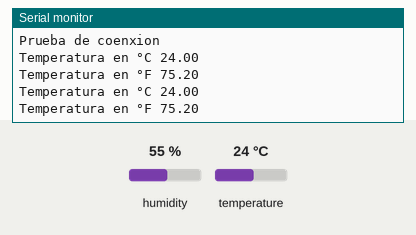
This sketch was run on a simulated Arduino Uno, built with avr-gcc and run on an emulated ATmega328P. On the bench: the last lines printed to the serial monitor. The test bench sets the inputs (shaded band); at power-on: temperature 24 °C, humidity 55 %.

Above: at 4.8 s.
4.9 s: temperature set to 12 °C
At 7.0 s:
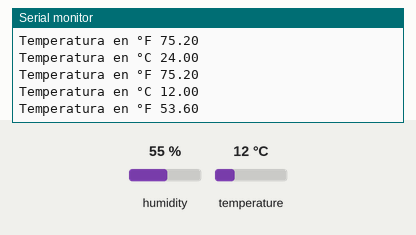
7.9 s: temperature set to 19 °C
At 9.4 s:
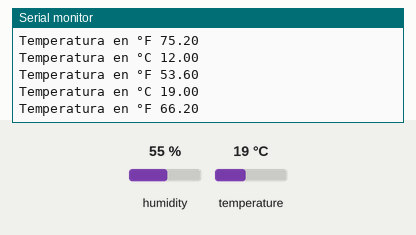
Timing chart, 0 to 10.9 s (numbered marks = the images above; inputs shaded):
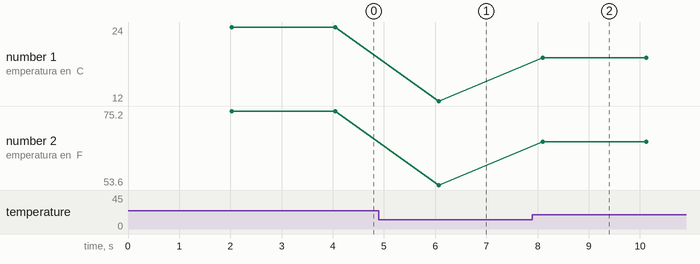

The sketch:

programa_basico_DHT11.ino
```cpp
#include "DHT.h"

#define DHTPIN 12

#define DHTTYPE DHT11


DHT dht(DHTPIN, DHTTYPE);

void setup() {
  Serial.begin(115200);
  Serial.println(F("Prueba de coenxion"));

  dht.begin();
}

void loop() {
  delay(2000);

  float t = dht.readTemperature();
  float f = dht.readTemperature(true);

  if ( isnan(t) || isnan(f)) {
    Serial.println(F("No hay conexion"));
    return;
  }


  Serial.print(F("Temperatura en °C "));
  Serial.println(t);
  Serial.print(F("Temperatura en °F "));
  Serial.println(f);

}
```

Measured:
- after the input at 4.9 s, the serial monitor: prints a new line after 1.2 s (image 1)
- after the input at 7.9 s, the serial monitor: prints a new line after 0.20 s (image 2)
- plotted number 1: 24 → 12 after the input at 4.9 s, 12 → 19 after the input at 7.9 s
- plotted number 2: 75.2 → 53.6 after the input at 4.9 s, 53.6 → 66.2 after the input at 7.9 s
